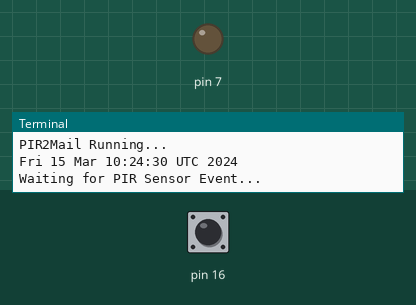
A program run on a simulated Raspberry Pi (header pin numbers). Shown: output pins drawn as LEDs (lit = HIGH), the last lines printed to the terminal. Inputs (shaded band) come from the test bench; at power-on: pin 16 LOW. The clock reads 2024-03-15 10:24:30 at power-on unless the program sets it.

Above: at 1.2 s.
1.3 s: pin 16 pulled HIGH for 0.15 s
At 1.6 s:
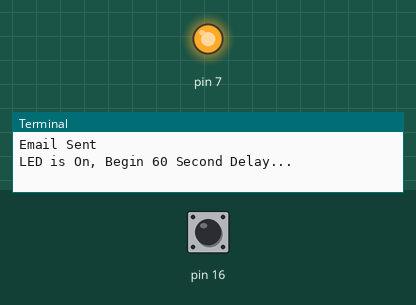
Timing chart, 0 to 4.3 s (numbered marks = the images above; inputs shaded):
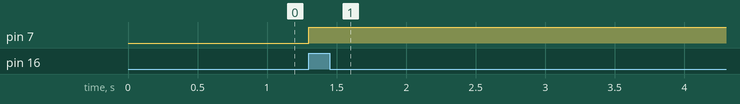

Measured:
- after the input at 1.3 s, pin 7: LOW → HIGH at once

The program:

PIR2Mail.py
```python
##Program to send an email when motion is detected, Mark Poehlman, 11//2015
import time
import subprocess
import RPi.GPIO as GPIO
GPIO.setwarnings(False)##Disable Channel In Use Warnings
GPIO.setmode(GPIO.BOARD)##Use Board Pin Numbers
GPIO.setup(16, GPIO.IN, pull_up_down = GPIO.PUD_DOWN) ##Board Pin 16, Connected to PIR Sensor
GPIO.setup(7,GPIO.OUT)##Pin 7 drives the LED or relay for alarm device
print("PIR2Mail Running...")
subprocess.call('date',shell=True)##Display date and time of program start on terminal
print("Waiting for PIR Sensor Event...")
while True:
	if(GPIO.input(16) ==1):  ##If PIR Sensor goes high
		GPIO.output(7,True)##Turn LED or Alarm on
		print("---------------------------------------------------------------------")
		subprocess.call('date',shell=True)##Display date and time of PIR Sensor event on terminal
		print("Motion Detected by PIR Sensor on Pin 16, Sending Email")##Display message on terminal
		##Send an email
		subprocess.call('echo "Motion Detected by PIR Sensor on Pin 16" | mail -s "Motion Detected by Python" recipient.email.address',shell=True)
		print("Email Sent")
		print("LED is On, Begin 60 Second Delay...")
		time.sleep(60) ##Pause for 60 seconds to eliminate repeated alarms
		print("60 Second Delay Complete, LED is Off")
		GPIO.output(7,False)##Turn LED or Alarm off
		print("Waiting for PIR Sensor Event...")
GPIO.cleanup()
```
